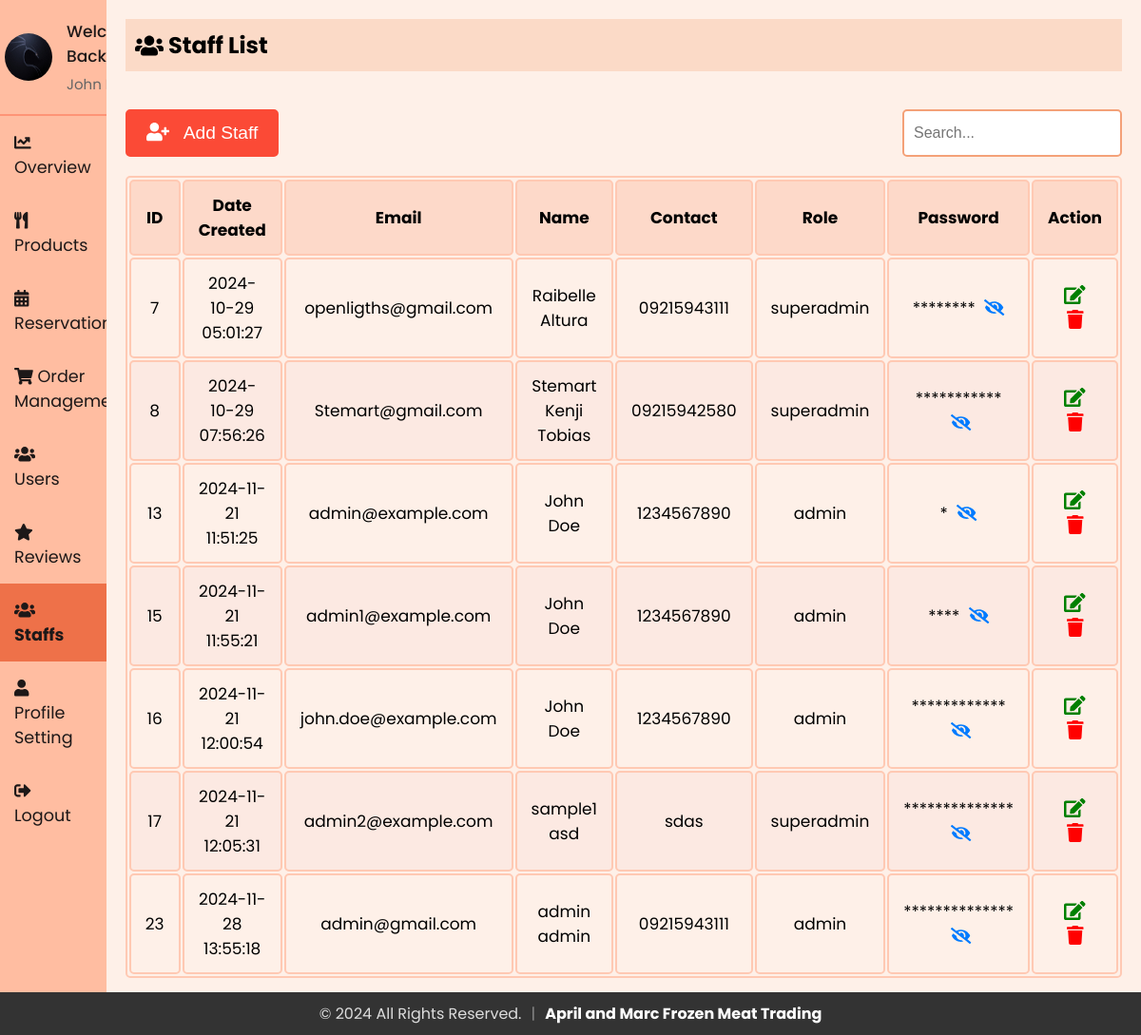
Screenshot of /admin/staffs.php (signed in) with the database file from the repository.
### tables this page shows
CREATE TABLE `staff` (
  `id` int(11) NOT NULL,
  `firstName` varchar(50) NOT NULL,
  `lastName` varchar(50) NOT NULL,
  `email` varchar(100) NOT NULL,
  `contact` varchar(15) DEFAULT NULL,
  `role` enum('superadmin','admin','delivery boy','waiter') NOT NULL,
  `password` varchar(255) NOT NULL,
  `createdAt` timestamp NOT NULL DEFAULT current_timestamp(),
  `updatedAt` timestamp NOT NULL DEFAULT current_timestamp() ON UPDATE current_timestamp(),
  `profile_image` varchar(255) NOT NULL DEFAULT 'default.jpg'
);

### admin/sidebar.php (called while the page is built, shortened)
<?php
include 'db_connection.php';
$admin_email = isset($_SESSION['email']) ? $_SESSION['email'] : '';
function getAdminInfo($email)
{
  global $conn;
  $stmt = $conn->prepare("SELECT firstName, lastName, email, profile_image FROM staff WHERE email = ?");
  $stmt->bind_param("s", $email);
  $stmt->execute();
  $stmt->bind_result($firstName, $lastName, $email,  $profile_image);
  return [
    'firstName' => $firstName ?: '',
    'lastName' => $lastName ?: '',
    'email' => $email ?: '',
    'profile_image' => $profile_image ?: 'default.jpg'
  ];
}
$admin_info = getAdminInfo($admin_email);
?>

### admin/staffs.php (the view, shortened to what this page needs)
<?php
include 'db_connection.php';
$search = '';
?>
<?php
include 'sidebar.php';
?>
<!DOCTYPE html>
<html lang="en">
<head>
  <link rel="stylesheet" href="https://cdnjs.cloudflare.com/ajax/libs/font-awesome/5.15.3/css/all.min.css">
  <link rel="stylesheet" href="sidebar.css">
  <link rel="stylesheet" href="admin_user.css">
</head>
<body>
  <div class="sidebar">
    <div class="profile-section">
      <img src="../uploads/<?php echo htmlspecialchars($admin_info['profile_image']); ?>" alt="Profile Picture">
      <div class="info">
        <h3>Welcome Back!</h3>
        <p><?php echo htmlspecialchars($admin_info['firstName']) . ' ' . htmlspecialchars($admin_info['lastName']); ?></p>
      </div>
    </div>
    <ul>
      <li><a href="index.php"><i class="fas fa-chart-line" style="margin-right: 10px;"></i> Overview</a></li>
      <li><a href="admin_menu.php" ><i class="fas fa-utensils" style="margin-right: 10px;"></i> Products</a></li>
      <li><a href="reservations.php"><i class="fas fa-calendar-alt" style="margin-right: 10px;"></i> Reservations</a></li>
      <li><a href="admin_orders.php"><i class="fas fa-shopping-cart"></i> Order Management</a></li>
      <li><a href="users.php"><i class="fas fa-users" style="margin-right: 10px;"></i> Users</a></li>
      <li><a href="reviews.php"><i class="fas fa-star" style="margin-right: 10px;"></i> Reviews</a></li>
      <li><a href="staffs.php" class="active"><i class="fas fa-users" style="margin-right: 10px;"></i> Staffs</a></li>
      <li><a href="profile.php"><i class="fas fa-user" style="margin-right: 10px;"></i> Profile Setting</a></li>
      <li style="margin-right: 10px;"><a href="logout.php"><i class="fas fa-sign-out-alt" style="margin-right: 10px;"></i> Logout</a></li>
    </ul>
  </div>
  <div class="content">
    <div class="header">
      <h2><i class="fas fa-users"></i>&nbsp;Staff List</h2>
    </div>
    <div class="actions">
      <button onclick="openaddUserModal()"><i class="fas fa-user-plus"></i> &nbsp; Add Staff</button>
      <form method="POST" id="searchForm" class="search-bar">
        <input type="text" name="search" placeholder="Search..." value="<?php echo htmlspecialchars($search); ?>">
      </form>
    </div>
    <table id="userTable">
      <thead>
        <tr>
          <th>ID</th>
          <th>Date Created</th>
          <th>Email</th>
          <th>Name</th>
          <th>Contact</th>
          <th>Role</th>
          <th>Password</th>
          <th>Action</th>
        </tr>
      </thead>
      <tbody>
        <?php
          $sql = "SELECT * FROM staff";
          $result = $conn->query($sql);
          if ($result->num_rows > 0) {
            while ($row = $result->fetch_assoc()) {
              $passwordMasked = str_repeat('*', min(14, strlen($row['password'])));
              $passwordVisible = substr($row['password'], 0, 14);
              echo "<tr>
                        <td>{$row['id']}</td>
                        <td>{$row['createdAt']}</td>
                        <td>{$row['email']}</td>
                        <td>{$row['firstName']} {$row['lastName']}</td>
                        <td>{$row['contact']}</td>
                        <td>{$row['role']}</td>
                        <td>
                            <span class='password-masked'>{$passwordMasked}</span>
                            <span class='password-visible' style='display: none;'>{$passwordVisible}</span>
                            <i class='fas fa-eye-slash toggle-password' onclick='togglePassword(this)'></i>
                        </td>
                        <td>
                            <button id='editbtn' onclick='openEditUserModal(this)' data-email='{$row['email']}' data-firstname='{$row['firstName']}' data-lastname='{$row['lastName']}' data-contact='{$row['contact']}' data-role='{$row['role']}' data-password='{$row['password']}'><i class='fas fa-edit'></i></button>
                            <button id='deletebtn' onclick=\"deleteItem('{$row['email']}')\"><i class='fas fa-trash'></i></button>
                        </td>
                    </tr>";
            }
          } else {
            echo "<tr><td colspan='8' style='text-align: center;'>No Users Found</td></tr>";
          }
        ?>
      </tbody>
    </table>
  </div>
</body>
</html>

### admin/sidebar.css (style rules this page uses)
* { margin: 0; padding: 0; box-sizing: border-box; }
body { background: #fef0e8; font-family: "Poppins", sans-serif; display: flex; flex-direction: row; margin: 0; }
.sidebar { width: 250px; background-color: #ffbda1; color: #1d1818; overflow: auto; position: relative; min-height: 100vh; font-size: 1.1rem }
.sidebar ul li a { display: block; padding: 15px; text-decoration: none; color: #1d1818; transition: background-color 0.3s; }
.sidebar ul li a.active { background-color:#ee7149; font-weight: bold; }
.sidebar ul { list-style-type: none; padding: 0; }
.content { flex: 1; padding: 20px; }
.header { padding: 10px; background-color: #fbdac7; margin-bottom: 20px; display: flex; align-items: center; }
.header h2 { display: flex; align-items: center; }
.profile-section { padding: 20px 5px 20px 5px; display: flex; align-items: center; border-bottom: 2px solid rgba(253, 108, 77, 0.5); }
.profile-section img { width: 50px; height: 50px; border-radius: 50%; margin-right: 15px; }
.profile-section .info { flex-grow: 1; }
.profile-section .info h3 { margin: 0; font-size: 17px; font-weight: 500; }
.profile-section .info p { margin: 5px 0 0; font-size: 15px; color: #666; }
.sidebar ul li a.active { font-weight: bold; }

### admin/admin_user.css (style rules this page uses)
* { margin: 0; padding: 0; }
body { background: #fef0e8; font-family: "Poppins", sans-serif; margin: 0; }
.content { margin-bottom: 40px; }
.actions { display: flex; justify-content: space-between; align-items: center; margin-top: 40px; margin-bottom: 20px; }
#userTable td { position: relative; }
#userTable .fa-eye, #userTable .fa-eye-slash { cursor: pointer; margin-left: 5px; color: #007bff; }
.search-bar input { padding: 14px 10px; font-size: 16px; border-radius: 5px; border: 2px solid #f4a178; cursor: pointer; outline: none; }
.header { padding: 10px; background-color: #fbdac7; margin-bottom: 20px; display: flex; align-items: center; }
table { width: 100%; border: 2px solid #ffc9b3; font-size: 17px; text-align: center; cursor: pointer; border-radius: 5px; }
table th, table td { padding: 12px 15px; border: 2px solid #ffc9b3; border-radius: 5px; }
table th { background-color: #fdd9c9; }
table tr:nth-of-type(even) { background-color: #fce9e2; }
button { background-color: #fb4a36; color: white; border: 2px solid #fb4a36; padding: 12px 20px; cursor: pointer; border-radius: 5px; transition: all 0.3s ease; font-size: 1.2rem; }
#editbtn, #deletebtn { font-size: 20px; background: none; border: none; padding: 0 0 0 0; outline: none; cursor: pointer; padding: 0 5px 0 5px; }
#editbtn { color: green; }
#deletebtn { color: red; }
.sidebar ul li a.active { font-weight: bold; }

### admin/staffs.php (style rules this page uses)
.sidebar ul li a.active { font-weight: bold; }

### rows the page displays
staff: profile_image (picture), firstName "John", id "13", createdAt "2024-11-21 11:51:25", email "admin@example.com", lastName "Doe", contact "1234567890", role "admin", password "*"
staff: id "7", createdAt "2024-10-29 05:01:27", email "openligths@gmail.com", firstName "Raibelle", lastName "Altura", contact "09215943111", role "superadmin", password "********"
staff: id "8", createdAt "2024-10-29 07:56:26", email "Stemart@gmail.com", firstName "Stemart Kenji", lastName "Tobias", contact "09215942580", role "superadmin", password "***********"
staff: id "15", createdAt "2024-11-21 11:55:21", email "admin1@example.com", firstName "John", lastName "Doe", contact "1234567890", role "admin", password "****"
staff: id "16", createdAt "2024-11-21 12:00:54", email "john.doe@example.com", firstName "John", lastName "Doe", contact "1234567890", role "admin", password "************"
staff: id "17", createdAt "2024-11-21 12:05:31", email "admin2@example.com", firstName "sample1", lastName "asd", contact "sdas", role "superadmin", password "**************"
staff: id "23", createdAt "2024-11-28 13:55:18", email "admin@gmail.com", firstName "admin", lastName "admin", contact "09215943111", role "admin", password "**************"
